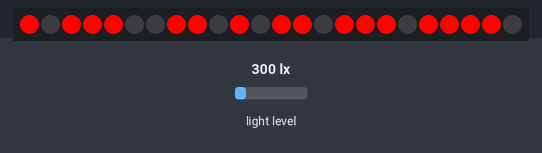
Recording of a sketch running on a simulated ESP8266 (NodeMCU). Shown: 24 RGB LEDs in strip order, left to right. Inputs (shaded band) come from the test bench; at power-on: light level 300 lx. Dim RGB values are drawn brighter than linear; WiFi joins after 1.5 s; servers stay silent unless stated; network time is answered at once with the bench clock; the local clock reads 2024-03-15 10:24:30 at power-on unless the sketch sets it; what the sketch prints to the serial monitor is not drawn.

Above: at 2.7 s.
2.8 s: light level set to 4 lx
At 3.7 s:
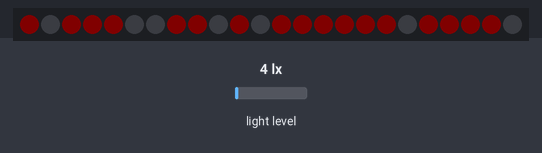
5.6 s: light level set to 6 lx
7.6 s: light level set to 9 lx
At 9.5 s:
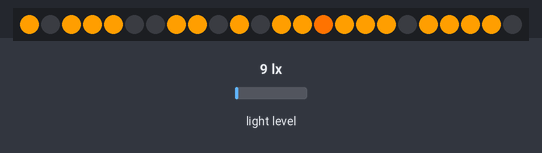
At 11.8 s:
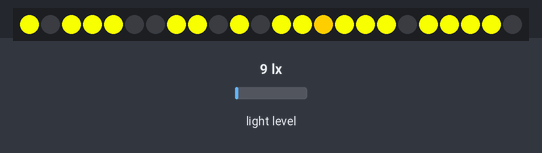
Timing chart, 0 to 13.3 s (numbered marks = the images above; inputs shaded):
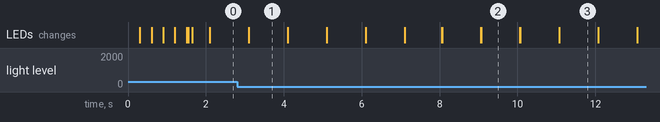

The sketch:

Internet_Clock.ino
```cpp
  #include <NTPClient.h>
  #include <ESP8266WiFi.h>
  #include <WiFiUdp.h>
  #include <Wire.h>
  #include <BH1750.h>
  #include <Adafruit_NeoPixel.h>

  Adafruit_NeoPixel pixels (24, 1, NEO_GRB + NEO_KHZ800);

  BH1750 lightMeter;

  int lux,
      luxMax = 7,// MAX PARA AUMENTAR BRILHO
      luxMin = 5;// MIN PARA DIMINUIR BRILHO

  const char *ssid     = "VIVOFIBRA-9501";
  const char *password = "rgw7ucm3GT";


  const long utcOffsetInSeconds =  -10800;
  char daysOfTheWeek[7][12] = {"Domingo", "Segunda", "Terça", "Quarta", "Quinta", "Sexta", "Sabado"};

  WiFiUDP ntpUDP;
  NTPClient timeClient(ntpUDP, "south-america.pool.ntp.org", utcOffsetInSeconds,60000);

  int Segundo,
      newSegundo;
  int
    Minuto,
    newMinuto,
    dezenaM,
    unidadeM;
  int
    Hora,
    dezenaH,
    unidadeH;

  int
    pixelHue,
    brilhoMin   = 5,
    brilhoMax   = 255;

  bool lux_flag;
  bool LED;

  int long pontoMillis;

  int contSeg = 0,
      contMin = 0,
      contHor = 0;

  byte displayConfig[12][7]= {{0,0,1,2,4,5,6},  //Digito 0
                              {0,0,0,0,0,0,4},  //Digito 1
                              {0,0,0,1,3,5,6},  //Digito 2
                              {0,0,0,1,3,4,5},  //Digito 3
                              {0,0,0,0,2,3,4},  //Digito 4
                              {1,1,1,2,3,4,5},  //Digito 5
                              {1,1,2,3,4,5,6},  //Digito 6
                              {0,0,0,0,0,1,4},  //Digito 7
                              {0,1,2,3,4,5,6},  //Digito 8
                              {0,0,1,2,3,4,5},  //Digito 9
                              {0,0,0,0,1,2,3},  //Grau
                              {0,0,0,0,0,3,6}}; //Umidade;

void setup(){
  Serial.begin(9600);
  WiFi.mode(WIFI_STA);
  WiFi.begin(ssid, password);
  pixels.begin();
  pixels.setBrightness(brilhoMax);
  pixels.clear();

  while (WiFi.status() != WL_CONNECTED) {
    delay(300);
    Serial.print(".");
    int valLed;
    if(valLed > 24){
     valLed = 0;
     pixels.clear();
    }else{
      valLed++;
    }
    pixels.setPixelColor(valLed, pixels.Color(255, 0, 0));
    pixels.show();
  }
  pixels.clear();
  Serial.println("");
  Serial.print("Connected to ");
  Serial.println(ssid);
  Serial.print("IP address: ");
  Serial.println(WiFi.localIP());
  Wire.pins(0, 2);
  Wire.begin(0, 2);
  lightMeter.begin();
  timeClient.begin();
  luxRead();
  ntpClock();
  delay(50);
}//END SETUP
//===============================================//
void loop() {
  /*
    if(millis() - pontoMillis >= 1000){
      pontoMillis = millis();
      piscaPonto();
    }
    */
    ntpClock();
    display();
    delay(50);

    if(newSegundo != Segundo){
      newSegundo = Segundo;
      piscaPonto();
      luxRead();
    }//END NEW SGUNDO
//===============================================//
}//END LOOP
void ntpClock(){
    timeClient.update();
        Hora = (timeClient.getHours());
        Minuto = (timeClient.getMinutes());
        Segundo = (timeClient.getSeconds());

        if(newMinuto != Minuto){
          newMinuto = Minuto;
          trataDigitos();
        }//END NEW MINUTO
}//END NTP CLOCK
//===============================================//
void luxRead(){
    lux = lightMeter.readLightLevel();
    if(lux >= luxMax){
      pixels.setBrightness(brilhoMax);
      //pixelHue = millis();
      lux_flag = true;
    }//END IF LUX MAX
//===============================================//
    if(lux <= luxMin){
      pixels.setBrightness(brilhoMin);
      //pixelHue = 0;
      lux_flag = false;
    }//END IF LUX MIN
    if(lux_flag){
      pixelHue = millis();
    }else{
      pixelHue = 0;
    }//END ELSE LUX FLAG
//===============================================//
}//END LUX READ

void piscaPonto(){
  LED = !LED;
    if(LED){
      pixels.setPixelColor(14, pixels.gamma32(pixels.ColorHSV(pixelHue)));
      pixels.show();
    }else{
      pixels.setPixelColor(14, pixels.Color(0, 0, 0));
      pixels.show();
    }
}//END PISCA PONTOS
void trataDigitos(){
//=========================//Hora//=========================//
    if(Hora >=13){Hora = Hora -=12;}
    dezenaH = Hora;
    unidadeH = dezenaH;
    dezenaH = dezenaH/10;
    unidadeH = unidadeH % 10;
//=========================//Minuto//=========================//
    dezenaM = Minuto;
    unidadeM = dezenaM;
    dezenaM = dezenaM/10;
    unidadeM = unidadeM % 10;
    pixels.clear();
    display();
}//END TRATA DIGITOS

void display(){
    for (int ID = 0; ID < 7; ID++){
      pixels.setPixelColor((displayConfig[unidadeM][ID]), pixels.gamma32(pixels.ColorHSV(pixelHue))); //LEDS UNIDADE DE Minuto
      pixels.setPixelColor((displayConfig[dezenaM][ID]+7), pixels.gamma32(pixels.ColorHSV(pixelHue)));//LEDS DEZENA DE Minuto
      pixels.setPixelColor((displayConfig[unidadeH][ID]+15), pixels.gamma32(pixels.ColorHSV(pixelHue)));//LEDS UNIDADE DE Hora
      if(dezenaH > 0){
        pixels.setPixelColor((displayConfig[dezenaH][ID]+22), pixels.gamma32(pixels.ColorHSV(pixelHue))); //LEDS DEZENA DE Hora
      }else{
        pixels.setPixelColor((displayConfig[dezenaH][ID]+22), pixels.Color(0, 0, 0)); //LEDS DEZENA DE Hora
      }
      pixels.show();
    }
}//END VOID DISPLAY
```

Measured:
- the behaviour switches between 7 and 8 lx on light level (found by bisection; images 1 and 2)
